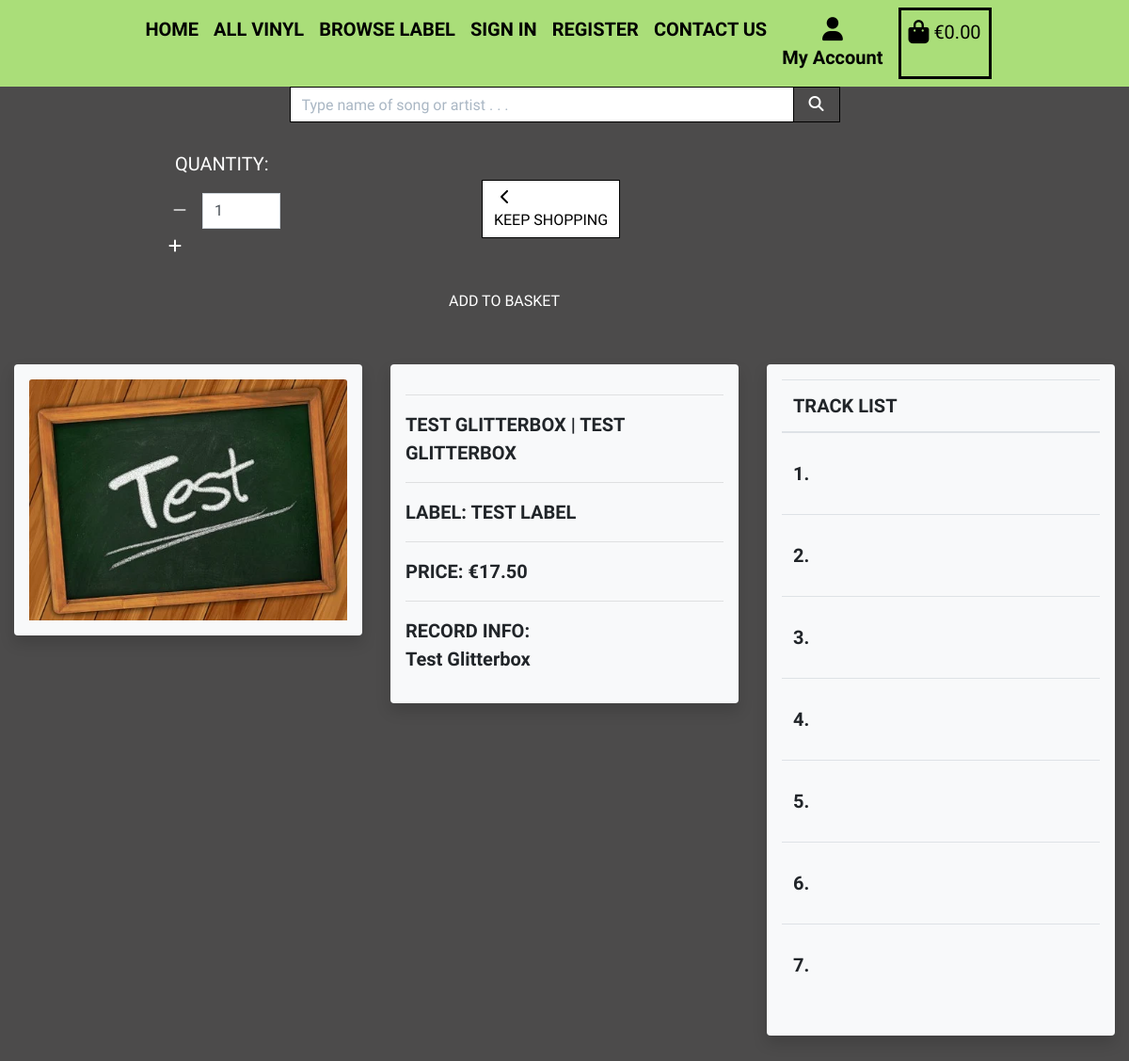
The app's page /products/5/, older data.
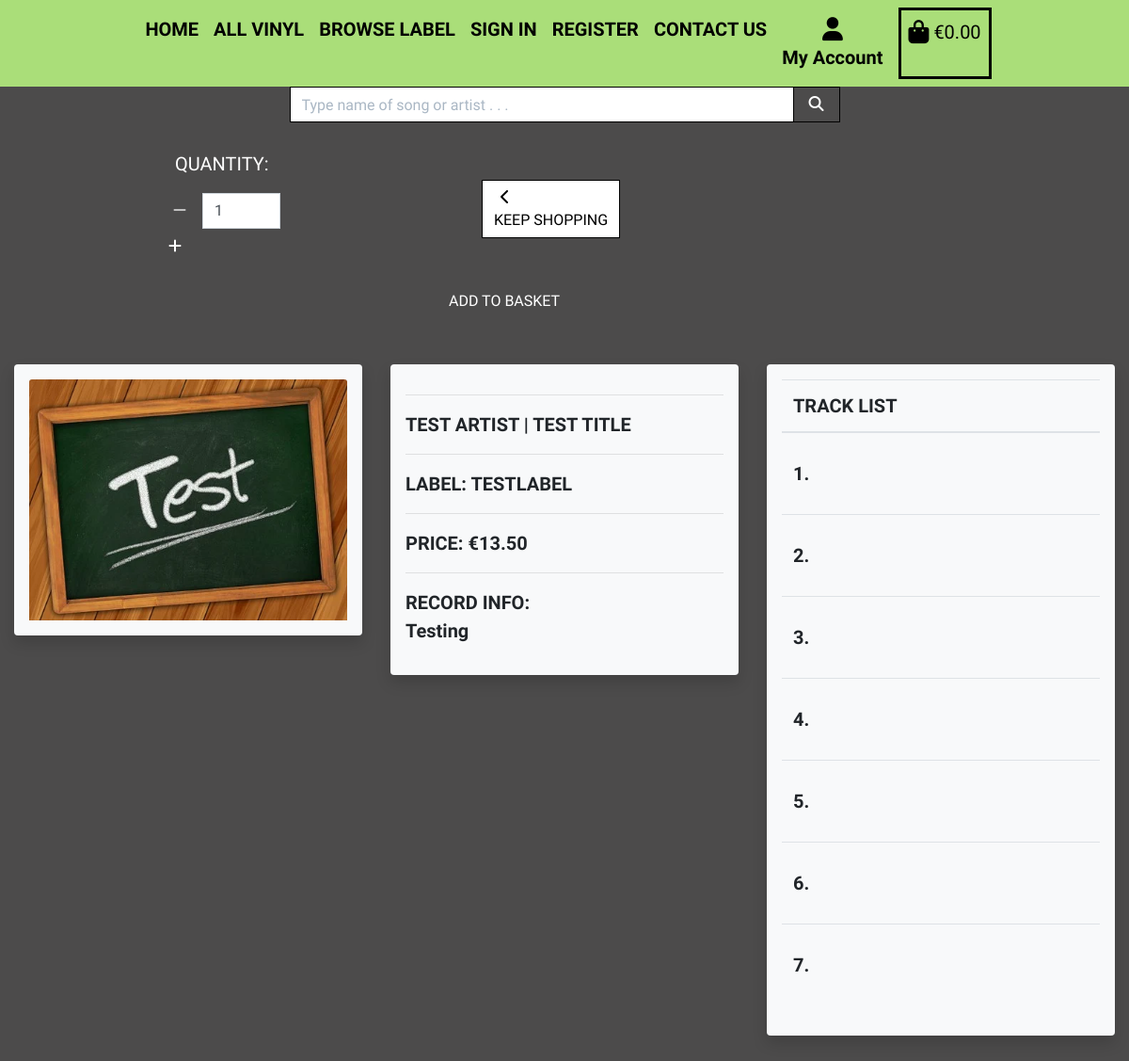
The same page, newer data.
### products/models.py (models this page shows, shortened)
class Record(models.Model):
    title = models.CharField(max_length=254)
    artist = models.CharField(max_length=254)
    label = models.ForeignKey(Label, on_delete=models.CASCADE)
    price = models.DecimalField(max_digits=4, decimal_places=2)
    description = models.TextField(null=True, blank=True)
    stock_quantity = models.IntegerField(default=1)
    track_list = models.TextField(default="Track")
    image_url = models.URLField(max_length=1024, null=True, blank=True)
    image = models.ImageField(null=True, blank=True)

class Label(models.Model):
    label = models.CharField(max_length=150)
    friendly_name = models.CharField(max_length=254)

### products/views.py (the view)
# urls.py: path('<int:record_id>/', views.product_detail, name='product_detail'),
def product_detail(request, record_id):
    record = get_object_or_404(Record, pk=record_id)
    context = {
        'record': record,
    }
    return render(request, 'products/product_detail.html', context)

### basket/contexts.py (called while the page is built, shortened)
def basket_contents(request):
    basket_items = []
    total = 0
    record_count = 0
    basket = request.session.get('basket', {})
    delivery = total * Decimal(settings.DELIVERY_PERCENTAGE / 100)
    grand_total = total + delivery
    context = {
        'basket_items': basket_items,
        'total': total,
        'record_count': record_count,
        'delivery': delivery,
        'grand_total': grand_total,
    }
    return context

### products/templates/products/product_detail.html (shortened to what the changed rows need)
{% extends "base.html" %}
{% load static %}
{% block content %}
    <div class="container-fluid">
        <div class="row">
            <div class="col-12 col-md-6 col-lg-4">
                <div class="image-container my-5 shadow p-3 mb-2 bg-light rounded">
                    {% if record.image %}
                        <a href="{{ record.image.url }}" target="_blank">
                            <img class="card-img-top img-fluid" src="{{ record.image.url }}" alt="{{ record.title}}">
                        </a>
                        {% else %}
                        <a href="">
                            <img class="card-img-top img-fluid" src="{{ MEDIA_URL }}noimage.png" alt="{{ record.title }}">
                        </a>
                    {% endif %}
                </div>
            </div>
            <div class="col-12 col-md-6 col-lg-4">
                <div class="product-details-container mb-5 mt-md-5 shadow p-3 mb-2 rounded bg-light">
                    <hr>
                    <p class="mb-0 fs-1 text-uppercase font-weight-bold">{{ record.artist }} | {{ record.title }}</p>
                    <hr>
                    <p class="mb-0 fs-1 text-uppercase font-weight-bold">LABEL: {{ record.label.friendly_name }}</p>
                    <hr>
                    <p class="lead mb-0 text-left font-weight-bold">PRICE: €{{ record.price }}</p>
                    <hr>
                    <p class="mt-3 font-weight-bold">RECORD INFO: <br>{{ record.description }}</p>
                </div>
            </div>
            <div class="col-12 col-md-6 col-lg-4">
                <div class = "product-details-container my-5 shadow p-3 mb-2 bg-light rounded">
                    <table class="table">
                        <thead>
                            <tr>
                                <th scope="col"><p class="mb-0 fs-1 text-uppercase">Track List</p></th>
                            </tr>
                        <tbody>
                            <tr>
                                <th scope="row"><p class="mt-3">1. {{ record.track_list_1 }}</p></th>
                            </tr>
                            <tr>
                                <th scope="row"><p class="mt-3">2. {{ record.track_list_2 }}</p></th>
                            </tr>
                            <tr>
                                <th scope="row"><p class="mt-3">3. {{ record.track_list_3 }}</p></th>
                            </tr>
                            <tr>
                                <th scope="row"><p class="mt-3">4. {{ record.track_list_4 }}</p></th>
                            </tr>
                            <tr>
                                <th scope="row"><p class="mt-3">5. {{ record.track_list_5 }}</p></th>
                            </tr>
                            <tr>
                                <th scope="row"><p class="mt-3">6. {{ record.track_list_6 }}</p></th>
                            </tr>
                            <tr>
                                <th scope="row"><p class="mt-3">7. {{ record.track_list_7 }}</p></th>
                            </tr>
                        </tbody>
                        </thead>
                    </table>
                </div>
            </div>
        </div>
    </div>
{% endblock %}

Row changes from the older to the newer data that the page shows:
changed Record: artist "TEST GLITTERBOX" → "TEST ARTIST"; title "TEST GLITTERBOX" → "TEST TITLE"; label.friendly_name "TEST LABEL" → "TESTLABEL"; price "17.50" → "13.50"; description "Test Glitterbox" → "Testing"
